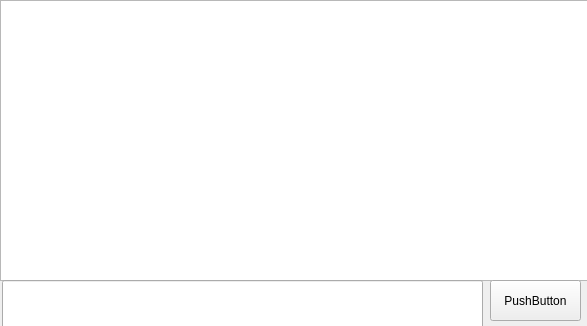
<?xml version="1.0" encoding="UTF-8"?>
<ui version="4.0">
 <class>MainWindow</class>
 <widget class="QMainWindow" name="MainWindow">
  <property name="enabled">
   <bool>true</bool>
  </property>
  <property name="geometry">
   <rect>
    <x>0</x>
    <y>0</y>
    <width>587</width>
    <height>326</height>
   </rect>
  </property>
  <property name="minimumSize">
   <size>
    <width>0</width>
    <height>0</height>
   </size>
  </property>
  <property name="tabletTracking">
   <bool>false</bool>
  </property>
  <property name="windowTitle">
   <string>TMsgNow</string>
  </property>
  <widget class="QWidget" name="centralwidget">
   <widget class="QTextEdit" name="txtedit_message">
    <property name="geometry">
     <rect>
      <x>0</x>
      <y>0</y>
      <width>591</width>
      <height>281</height>
     </rect>
    </property>
    <property name="readOnly">
     <bool>true</bool>
    </property>
   </widget>
   <widget class="QLineEdit" name="lineEdit_msg">
    <property name="geometry">
     <rect>
      <x>2</x>
      <y>280</y>
      <width>481</width>
      <height>51</height>
     </rect>
    </property>
   </widget>
   <widget class="QPushButton" name="pbtn_send">
    <property name="geometry">
     <rect>
      <x>490</x>
      <y>280</y>
      <width>91</width>
      <height>41</height>
     </rect>
    </property>
    <property name="text">
     <string>PushButton</string>
    </property>
   </widget>
  </widget>
 </widget>
 <resources/>
 <connections/>
</ui>
